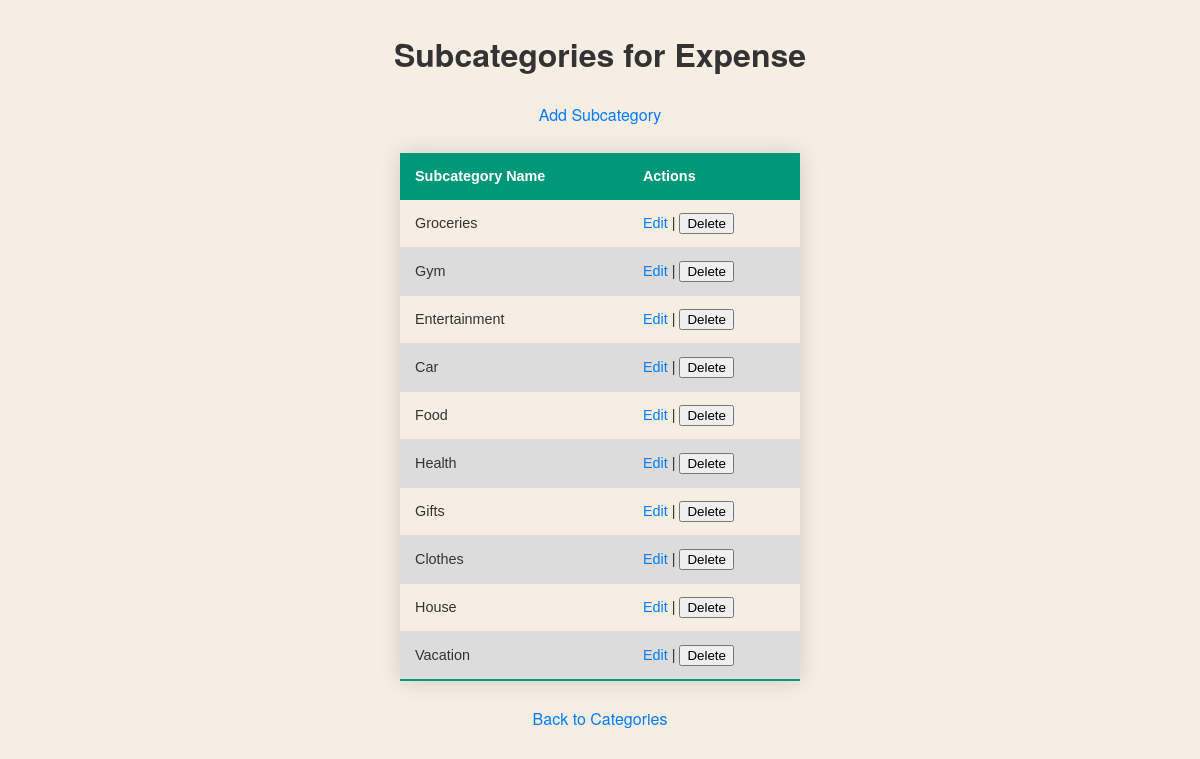
Screenshot of /categories/1 with the database file from the repository.
### models.py (models this page shows)
class Category(db.Model):
    __tablename__ = 'category_table'
    category_id = db.Column(db.Integer, primary_key=True, autoincrement=True)
    category_name = db.Column(db.String, nullable=False, unique=True)
    sub_categories = db.relationship('SubCategory', back_populates='category')
    main_records = db.relationship('MainTable', back_populates='category')

class SubCategory(db.Model):
    __tablename__ = 'sub_category'
    sub_category_id = db.Column(db.Integer, primary_key=True, autoincrement=True)
    sub_category_name = db.Column(db.String, nullable=False)
    category_id = db.Column(db.Integer, db.ForeignKey('category_table.category_id'))
    category = db.relationship('Category', back_populates='sub_categories')
    main_records = db.relationship('MainTable', back_populates='sub_category')

### personal_finance_app/routes/categories.py (the view)
@categories_bp.route('/<int:category_id>')
def view_category_subcategories(category_id):
    category = Category.query.get_or_404(category_id)
    subcategories = SubCategory.query.filter_by(category_id=category_id).all()
    return render_template('categories/view_category_subcategories.html', category=category, subcategories=subcategories)

### personal_finance_app/templates/categories/view_category_subcategories.html (shortened to what this page needs)
<!DOCTYPE html>
<html lang="en">
<head>
    <link rel="stylesheet" href="{{ url_for('static', filename='css/global.css') }}">
</head>
<body>
    <h1>Subcategories for {{ category.category_name }}</h1>
    <a href="{{ url_for('categories.add_subcategory', category_id=category.category_id) }}">Add Subcategory</a>
    <table class="styled-table">
        <thead>
            <tr>
                <th>Subcategory Name</th>
                <th>Actions</th>
            </tr>
        </thead>
        <tbody>
            {% for subcategory in subcategories %}
            <tr>
                <td>{{ subcategory.sub_category_name }}</td>
                <td>
                    <a href="{{ url_for('categories.edit_subcategory', category_id=category.category_id, sub_category_id=subcategory.sub_category_id) }}">Edit</a> |
                    <form action="{{ url_for('categories.delete_subcategory', category_id=category.category_id, sub_category_id=subcategory.sub_category_id) }}" method="POST" style="display:inline;">
                        <button type="submit">Delete</button>
                    </form>
                </td>
            </tr>
            {% endfor %}
        </tbody>
    </table>
    <a href="{{ url_for('categories.view_categories') }}">Back to Categories</a>
</body>
</html>

### personal_finance_app/static/css/global.css (style rules this page uses)
body { font-family: 'Helvetica Neue', Arial, sans-serif; line-height: 1.6; margin: 2; padding: 0; background-color: #f6eee3; color: #333; display: flex; flex-direction: column; align-items: center; justify-content: center; }
h1 { color: #333; }
a { color: #007bff; text-decoration: none; position: relative; }
a:before { content: ''; position: absolute; width: 100%; height: 2px; bottom: 0; left: 0; background-color: #007bff; visibility: hidden; transform: scaleX(0); transition: all 0.3s ease-in-out; }
.styled-table { border-collapse: collapse; margin: 25px 0; font-size: 0.9em; font-family: sans-serif; min-width: 400px; box-shadow: 0 0 20px rgba(0, 0, 0, 0.15); }
.styled-table thead tr { background-color: #009879; color: #ffffff; text-align: left; }
.styled-table th, .styled-table td { padding: 12px 15px; }
.styled-table tbody tr { border-bottom: 1px solid #dddddd; }
.styled-table tbody tr:nth-of-type(even) { background-color: #dcdcdc; }
.styled-table tbody tr:last-of-type { border-bottom: 2px solid #009879; }

### rows the page displays
Category: category_name "Expense"
SubCategory: sub_category_name "Groceries"
SubCategory: sub_category_name "Gym"
SubCategory: sub_category_name "Entertainment"
SubCategory: sub_category_name "Car"
SubCategory: sub_category_name "Food"
SubCategory: sub_category_name "Health"
SubCategory: sub_category_name "Gifts"
SubCategory: sub_category_name "Clothes"
SubCategory: sub_category_name "House"
SubCategory: sub_category_name "Vacation"
